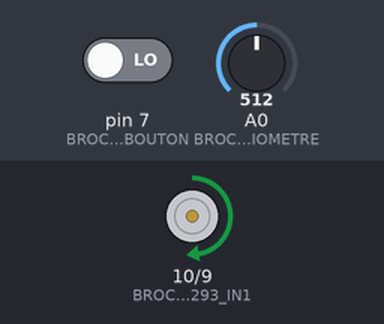
Recording of a sketch running on a simulated Arduino Uno, built with avr-gcc and run on an emulated ATmega328P. On the bench: motor-driver pin pairs drawn as motors (green arrow = first pin HIGH = forward, orange = second pin HIGH = backward, longer = more drive, scaled by the enable pin). The inputs (shaded band) are chosen by the test bench; at power-on: A0 (BROCHE_POTENTIOMETRE) = 512, pin 7 (BROCHE_BOUTON) LOW.

Above: at 1.2 s.
1.3 s: A0 (BROCHE_POTENTIOMETRE) set to 716
At 1.9 s:
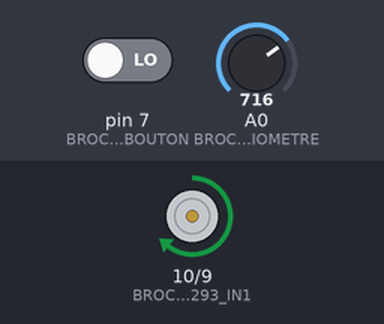
2.8 s: pin 7 (BROCHE_BOUTON) driven HIGH
At 4.0 s:
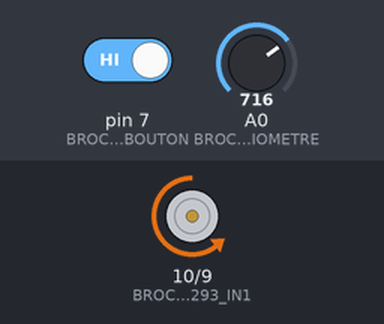
4.3 s: A0 (BROCHE_POTENTIOMETRE) set to 900
At 5.3 s:
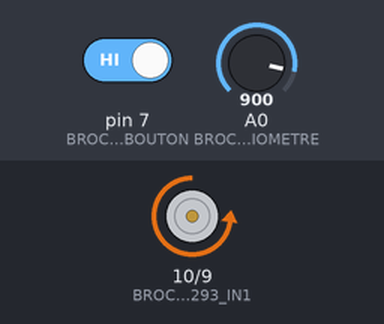
5.8 s: pin 7 (BROCHE_BOUTON) driven LOW
At 6.5 s:
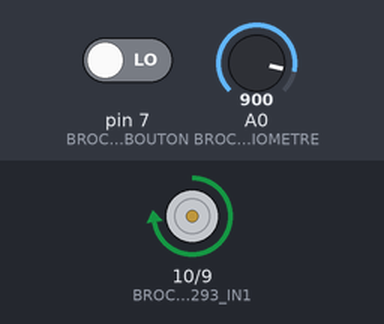
7.3 s: A0 (BROCHE_POTENTIOMETRE) set to 122
At 7.6 s:
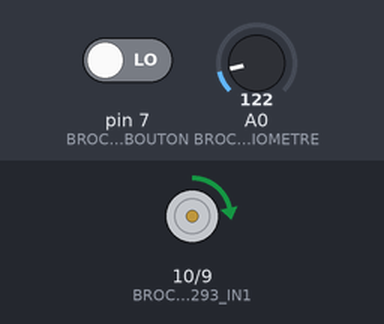
8.8 s: pin 7 (BROCHE_BOUTON) driven HIGH
At 10.0 s:
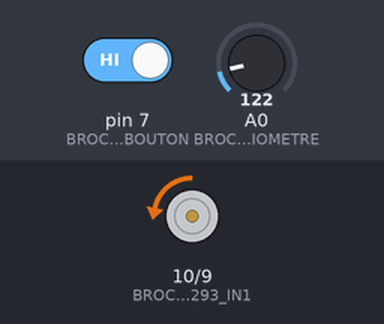
Timing chart, 0 to 11.3 s (numbered marks = the images above; inputs shaded):
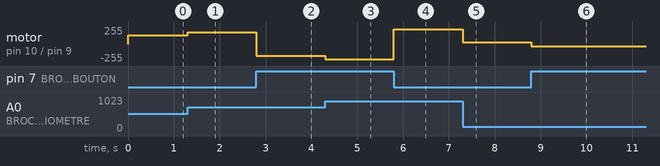

The sketch:

moteur_dc_bidirectionnel_L293.ino
```cpp
/* Faire tourner un moteur DC dans les 2 sens, avec un circuit intégré L293
 * Quimper, La Baleine, 2 mai 2018, pierre <at> lesporteslogiques.net
 * Debian 7 wheezy @ zibu / arduino 1.8.2
 * moteur DC : "toy motor"
 * Quand le bouton est pressé, le moteur tourne
 *  dans le sens des aiguilles d'une montre
 * nb : le circuit L293 permet de contrôler 2 moteurs
*/

#define BROCHE_L293_ENABLE     11
#define BROCHE_L293_IN1        10
#define BROCHE_L293_IN2        9
#define BROCHE_POTENTIOMETRE   A0
#define BROCHE_BOUTON          7

int vitesse;          // vitesse fixée d'après le potentiomètre
boolean reverse;      // sens fixé par le bouton


void setup() {

  pinMode(BROCHE_L293_IN1,    OUTPUT);
  pinMode(BROCHE_L293_IN2,    OUTPUT);
  pinMode(BROCHE_L293_ENABLE, OUTPUT);
  pinMode(BROCHE_BOUTON,      INPUT);

}


void loop() {

  vitesse =  analogRead(BROCHE_POTENTIOMETRE) / 4; // vitesse entre 0 et 255
  reverse = digitalRead(BROCHE_BOUTON);

  // Pour que le moteur tourne, les broches IN1 et IN2 doivent recevoir des valeurs inverses
  analogWrite( BROCHE_L293_ENABLE, vitesse);
  digitalWrite(BROCHE_L293_IN1,   !reverse);
  digitalWrite(BROCHE_L293_IN2,    reverse);

}
```

Measured:
- after the input at 1.3 s, motor on pin 10 (BROCHE_L293_IN1) / pin 9 (BROCHE_L293_IN2): forward 128/255 → forward 179/255 at once
- after the input at 2.8 s, motor on pin 10 (BROCHE_L293_IN1) / pin 9 (BROCHE_L293_IN2): forward 179/255 → backward 179/255 at once
- after the input at 4.3 s, motor on pin 10 (BROCHE_L293_IN1) / pin 9 (BROCHE_L293_IN2): backward 179/255 → backward 225/255 at once
- after the input at 5.8 s, motor on pin 10 (BROCHE_L293_IN1) / pin 9 (BROCHE_L293_IN2): backward 225/255 → forward 225/255 at once
- after the input at 7.3 s, motor on pin 10 (BROCHE_L293_IN1) / pin 9 (BROCHE_L293_IN2): forward 225/255 → forward 30/255 at once
- after the input at 8.8 s, motor on pin 10 (BROCHE_L293_IN1) / pin 9 (BROCHE_L293_IN2): forward 30/255 → backward 30/255 at once
